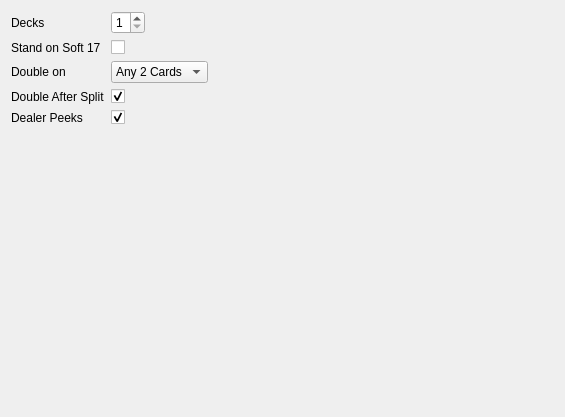
<?xml version="1.0" encoding="UTF-8"?>
<ui version="4.0">
 <class>ManualInput</class>
 <widget class="QWidget" name="ManualInput">
  <property name="geometry">
   <rect>
    <x>0</x>
    <y>0</y>
    <width>565</width>
    <height>417</height>
   </rect>
  </property>
  <property name="windowTitle">
   <string>Form</string>
  </property>
  <layout class="QGridLayout" name="gridLayout">
   <item row="0" column="0">
    <layout class="QFormLayout" name="formLayout">
     <property name="fieldGrowthPolicy">
      <enum>QFormLayout::ExpandingFieldsGrow</enum>
     </property>
     <item row="0" column="0">
      <widget class="QLabel" name="numberOfDecksLabel">
       <property name="text">
        <string>Decks</string>
       </property>
      </widget>
     </item>
     <item row="0" column="1">
      <widget class="QSpinBox" name="numberOfDecksIntSpinBox">
       <property name="suffix">
        <string comment="Decks"/>
       </property>
       <property name="minimum">
        <number>1</number>
       </property>
       <property name="maximum">
        <number>8</number>
       </property>
      </widget>
     </item>
     <item row="1" column="0">
      <widget class="QLabel" name="dealerStandsOnSoft17Label">
       <property name="text">
        <string>Stand on Soft 17</string>
       </property>
      </widget>
     </item>
     <item row="1" column="1">
      <widget class="QCheckBox" name="dealerStandsOnSoft17CheckBox"/>
     </item>
     <item row="2" column="0">
      <widget class="QLabel" name="playerCanDoubleOnLabel">
       <property name="text">
        <string>Double on</string>
       </property>
      </widget>
     </item>
     <item row="2" column="1">
      <widget class="QComboBox" name="playerCanDoubleOnComboBox">
       <item>
        <property name="text">
         <string>Any 2 Cards</string>
        </property>
       </item>
       <item>
        <property name="text">
         <string>9, 10, or 11</string>
        </property>
       </item>
       <item>
        <property name="text">
         <string>10 or 11</string>
        </property>
       </item>
      </widget>
     </item>
     <item row="3" column="0">
      <widget class="QLabel" name="playerCanDoubleAfterSplitsLabel">
       <property name="text">
        <string>Double After Split</string>
       </property>
      </widget>
     </item>
     <item row="3" column="1">
      <widget class="QCheckBox" name="playerCanDoubleAfterSplitsCheckBox">
       <property name="checked">
        <bool>true</bool>
       </property>
      </widget>
     </item>
     <item row="4" column="0">
      <widget class="QLabel" name="dealerPeeksUSStyleLabel">
       <property name="text">
        <string>Dealer Peeks</string>
       </property>
      </widget>
     </item>
     <item row="4" column="1">
      <widget class="QCheckBox" name="dealerPeeksUSStyleCheckBox">
       <property name="checked">
        <bool>true</bool>
       </property>
      </widget>
     </item>
    </layout>
   </item>
  </layout>
 </widget>
 <resources/>
 <connections/>
</ui>
